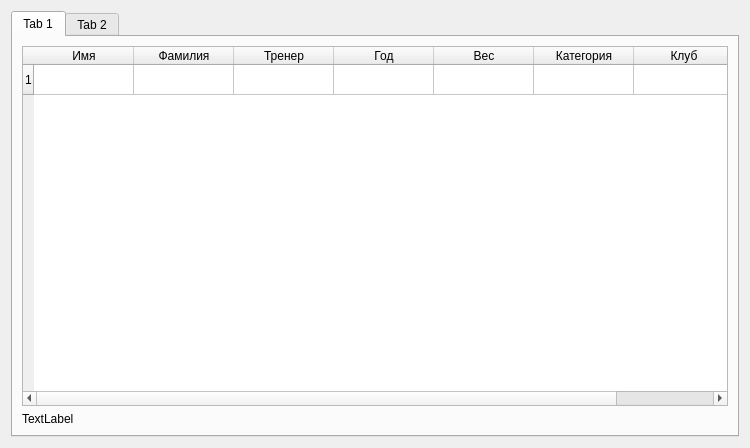
<?xml version="1.0" encoding="UTF-8"?>
<ui version="4.0">
 <class>Form</class>
 <widget class="QWidget" name="Form">
  <property name="geometry">
   <rect>
    <x>0</x>
    <y>0</y>
    <width>750</width>
    <height>448</height>
   </rect>
  </property>
  <property name="windowTitle">
   <string>Form</string>
  </property>
  <layout class="QHBoxLayout" name="horizontalLayout">
   <item>
    <widget class="QTabWidget" name="tabWidget">
     <property name="currentIndex">
      <number>0</number>
     </property>
     <widget class="QWidget" name="tab">
      <attribute name="title">
       <string>Tab 1</string>
      </attribute>
      <layout class="QHBoxLayout" name="horizontalLayout_2">
       <item>
        <layout class="QVBoxLayout" name="verticalLayout">
         <item>
          <widget class="QTableWidget" name="tableWidget">
           <property name="rowCount">
            <number>1</number>
           </property>
           <row/>
           <column>
            <property name="text">
             <string>Имя</string>
            </property>
           </column>
           <column>
            <property name="text">
             <string>Фамилия</string>
            </property>
           </column>
           <column>
            <property name="text">
             <string>Тренер</string>
            </property>
           </column>
           <column>
            <property name="text">
             <string>Год</string>
            </property>
           </column>
           <column>
            <property name="text">
             <string>Вес</string>
            </property>
           </column>
           <column>
            <property name="text">
             <string>Категория</string>
            </property>
           </column>
           <column>
            <property name="text">
             <string>Клуб</string>
            </property>
           </column>
          </widget>
         </item>
         <item>
          <widget class="QLabel" name="label">
           <property name="text">
            <string>TextLabel</string>
           </property>
          </widget>
         </item>
        </layout>
       </item>
      </layout>
     </widget>
     <widget class="QWidget" name="tab_2">
      <attribute name="title">
       <string>Tab 2</string>
      </attribute>
     </widget>
    </widget>
   </item>
  </layout>
 </widget>
 <resources/>
 <connections/>
</ui>
